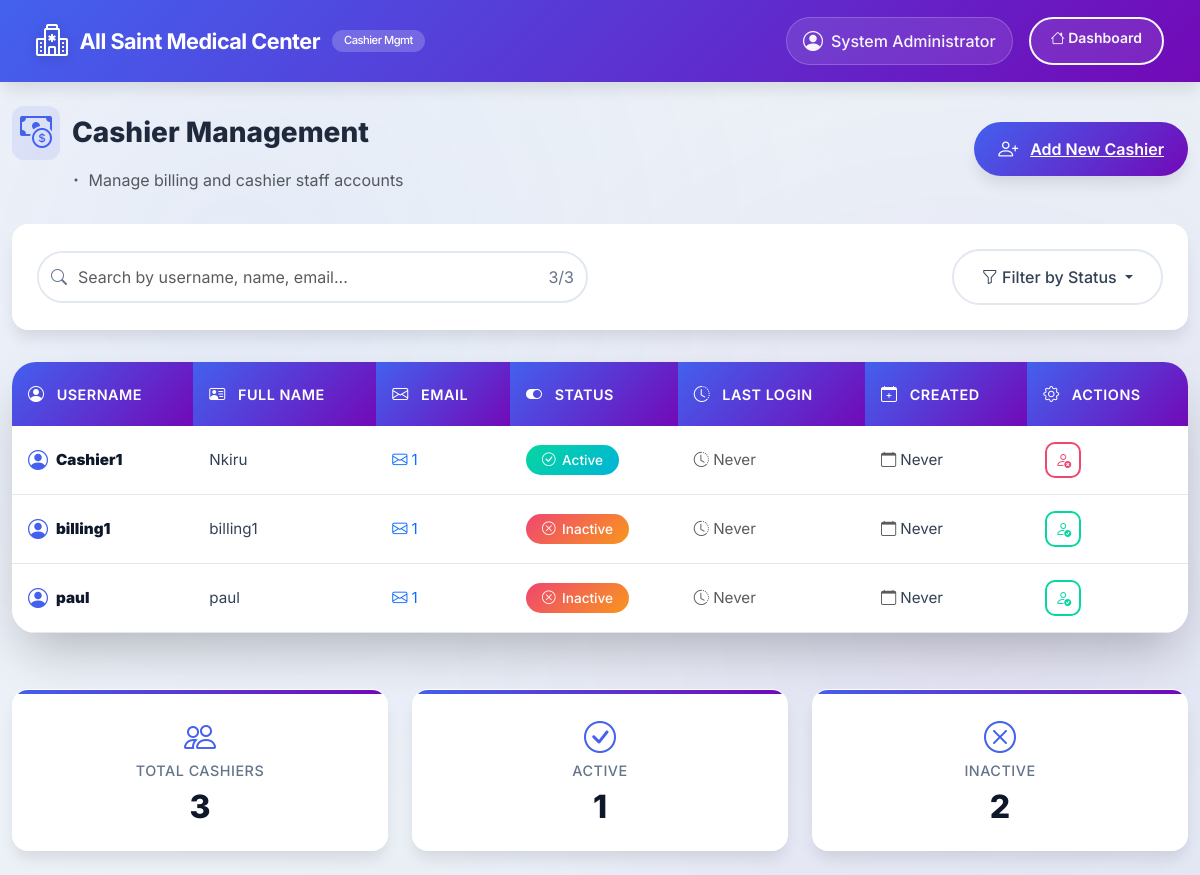
The app's page /admin/users/cashiers (signed in) with its own data.
### tables this page shows
CREATE TABLE cashier_users (
    id          INTEGER PRIMARY KEY AUTOINCREMENT,
    username    TEXT UNIQUE NOT NULL,
    password    TEXT NOT NULL,
    full_name   TEXT,
    email       TEXT,
    is_active   INTEGER DEFAULT 1,
    created_at  TIMESTAMP DEFAULT CURRENT_TIMESTAMP,
    created_by  INTEGER,
    last_login  TIMESTAMP
);

### app.py (the view, shortened to what this page needs)
@app.route('/admin/users/cashiers')
def admin_manage_cashiers():
    if 'admin_id' not in session:
        return redirect(url_for('admin_login'))
    conn = get_db_connection()
    cursor = conn.cursor()
    try:
        cursor.execute("""
            SELECT id, username, full_name, is_active, created_at, last_login
            FROM cashier_users
            ORDER BY created_at DESC
        """)
        cashiers_raw = cursor.fetchall()
        cashiers = []
        for cashier in cashiers_raw:
            cashier_list = list(cashier)
            if cashier_list[4] and isinstance(cashier_list[4], str):
                try:
                    cashier_list[4] = datetime.strptime(cashier_list[4], '%Y-%m-%d %H:%M:%S')
                except ValueError:
                    try:
                        cashier_list[4] = datetime.strptime(cashier_list[4], '%Y-%m-%d')
                    except ValueError:
                        cashier_list[4] = None
            elif cashier_list[4] and isinstance(cashier_list[4], (int, float)):
                cashier_list[4] = datetime.fromtimestamp(cashier_list[4])
            cashiers.append(tuple(cashier_list))
    except Exception as e:
        app.logger.error(f"Error fetching cashiers: {e}")
        cashiers = []
        flash("Error loading cashier users", "danger")
    cursor.close()
    conn.close()
    return render_template(
        "admin_manage_cashiers.html",
        cashiers=cashiers,
        admin_name=session.get('admin_full_name', 'Admin')
    )

### app.py (called while the page is built, shortened)
@app.context_processor
def utility_processor():
    return dict(
        min=min,
        max=max,
        abs=abs,
        round=round,
        len=len,
        int=int,
        float=float,
        str=str,
        date=date,
        datetime=datetime,
        timedelta=timedelta
    )

@app.template_filter('format_date')
def format_date_filter(date_value, format='%Y-%m-%d'):
    if date_value is None:
        return 'Never'

### templates/admin_manage_cashiers.html (shortened to what this page needs)
<!DOCTYPE html>
<html lang="en">
<head>
    <link href="https://cdn.jsdelivr.net/npm/bootstrap@5.3.2/dist/css/bootstrap.min.css" rel="stylesheet">
    <link rel="stylesheet" href="https://cdn.jsdelivr.net/npm/bootstrap-icons@1.11.0/font/bootstrap-icons.css">
    <link href="https://unpkg.com/aos@2.3.1/dist/aos.css" rel="stylesheet">
    <link href="https://cdn.jsdelivr.net/npm/sweetalert2@11/dist/sweetalert2.min.css" rel="stylesheet">
</head>
<body>
    <nav class="navbar navbar-expand-lg navbar-dark nav-gradient">
        <div class="container-fluid">
            <a class="navbar-brand" href="{{ url_for('admin_dashboard') }}">
                <i class="bi bi-hospital"></i>
                <span>All Saint Medical Center</span>
                <span class="badge">Cashier Mgmt</span>
            </a>
            <div class="navbar-nav ms-auto">
                <span class="navbar-text me-3">
                    <i class="bi bi-person-circle"></i>
                    <span>{{ admin_name }}</span>
                </span>
                <a href="{{ url_for('admin_dashboard') }}" class="btn btn-outline-light btn-sm">
                    <i class="bi bi-house"></i> Dashboard
                </a>
            </div>
        </div>
    </nav>
    <div class="container-fluid py-4">
        <div class="page-header d-flex justify-content-between align-items-center">
            <div>
                <h3>
                    <i class="bi bi-cash-coin"></i>
                    Cashier Management
                </h3>
                <p class="text-muted mb-0">
                    <i class="bi bi-dot"></i> Manage billing and cashier staff accounts
                </p>
            </div>
            <div>
                <a href="{{ url_for('admin_create_cashier') }}" class="btn-add">
                    <i class="bi bi-person-plus"></i>
                    <span>Add New Cashier</span>
                </a>
            </div>
        </div>
        <div class="search-filter-card">
            <div class="row align-items-center">
                <div class="col-md-6">
                    <div class="input-group search-box">
                        <span class="input-group-text"><i class="bi bi-search"></i></span>
                        <input type="text" class="form-control" placeholder="Search by username, name, email..." id="searchInput">
                        <span class="input-group-text bg-transparent" id="searchCount">0/0</span>
                    </div>
                </div>
                <div class="col-md-6 text-end">
                    <div class="btn-group filter-dropdown">
                        <button class="btn dropdown-toggle" type="button" data-bs-toggle="dropdown" aria-expanded="false">
                            <i class="bi bi-funnel"></i> Filter by Status
                        </button>
                    </div>
                </div>
            </div>
        </div>
        <div class="table-card">
            <div class="table-responsive">
                <table class="table" id="cashiersTable">
                    <thead>
                        <tr>
                            <th><i class="bi bi-person-circle"></i> Username</th>
                            <th><i class="bi bi-person-vcard"></i> Full Name</th>
                            <th><i class="bi bi-envelope"></i> Email</th>
                            <th><i class="bi bi-toggle-on"></i> Status</th>
                            <th><i class="bi bi-clock-history"></i> Last Login</th>
                            <th><i class="bi bi-calendar-plus"></i> Created</th>
                            <th><i class="bi bi-gear"></i> Actions</th>
                        </tr>
                    </thead>
                    <tbody>
                        {% for cashier in cashiers %}
                        <tr data-status="{{ 'active' if cashier[4] else 'inactive' }}">
                            <td>
                                <div class="d-flex align-items-center gap-2">
                                    <i class="bi bi-person-circle fs-5" style="color: var(--primary);"></i>
                                    <strong>{{ cashier[1] }}</strong>
                                </div>
                            </td>
                            <td>{{ cashier[2] }}</td>
                            <td>
                                {% if cashier[3] %}
                                    <a href="mailto:{{ cashier[3] }}" class="text-decoration-none">
                                        <i class="bi bi-envelope me-1"></i>{{ cashier[3] }}
                                    </a>
                                {% else %}
                                    <span class="text-muted"><i class="bi bi-dash"></i></span>
                                {% endif %}
                            </td>
                            <td>
                                {% if cashier[4] %}
                                    <span class="badge badge-active">
                                        <i class="bi bi-check-circle"></i> Active
                                    </span>
                                {% else %}
                                    <span class="badge badge-inactive">
                                        <i class="bi bi-x-circle"></i> Inactive
                                    </span>
                                {% endif %}
                            </td>
                            <td>
                                {% if cashier[6] %}
                                    <div class="d-flex align-items-center gap-1">
                                        <i class="bi bi-clock text-muted"></i>
                                        {{ cashier[6].strftime('%Y-%m-%d %H:%M') }}
                                    </div>
                                {% else %}
                                    <span class="text-muted">
                                        <i class="bi bi-clock-history"></i> Never
                                    </span>
                                {% endif %}
                            </td>
                            <td>
                                <div class="d-flex align-items-center gap-1">
                                    <i class="bi bi-calendar text-muted"></i>
                                    {{ cashier[5]|format_date('%Y-%m-%d %H:%M') }}
                                </div>
                            </td>
                            <td>
                                <div class="d-flex gap-1">
                                    {% if cashier[4] %}
                                        <button class="btn action-btn btn-outline-danger"
                                                onclick="toggleStatus({{ cashier[0] }}, 'cashier', false)"
                                                title="Deactivate Cashier">
                                            <i class="bi bi-person-x"></i>
                                        </button>
                                    {% else %}
                                        <button class="btn action-btn btn-outline-success"
                                                onclick="toggleStatus({{ cashier[0] }}, 'cashier', true)"
                                                title="Activate Cashier">
                                            <i class="bi bi-person-check"></i>
                                        </button>
                                    {% endif %}
                                </div>
                            </td>
                        </tr>
                        {% endfor %}
                    </tbody>
                </table>
            </div>
        </div>
        <div class="row stats-row g-4">
            <div class="col-md-4">
                <div class="stat-card">
                    <i class="bi bi-people"></i>
                    <h6>Total Cashiers</h6>
                    <h3>{{ cashiers|length }}</h3>
                </div>
            </div>
            <div class="col-md-4">
                <div class="stat-card">
                    <i class="bi bi-check-circle"></i>
                    <h6>Active</h6>
                    <h3>{{ cashiers|selectattr('4')|list|length }}</h3>
                </div>
            </div>
            <div class="col-md-4">
                <div class="stat-card">
                    <i class="bi bi-x-circle"></i>
                    <h6>Inactive</h6>
                    <h3>{{ cashiers|rejectattr('4')|list|length }}</h3>
                </div>
            </div>
        </div>
    </div>
</body>
</html>

### records on screen
cashier_users: username "Cashier1", full_name "Nkiru", is_active "1", shows "Active", cashier "Never"
cashier_users: username "billing1", full_name "billing1", is_active "1", shows "Inactive", cashier "Never"
cashier_users: username "paul", full_name "paul", is_active "1", shows "Inactive", cashier "Never"

### other values on screen
{{ admin_name }} "System Administrator"
{{ cashiers|length }} "3"
{{ cashiers|selectattr('4')|list|length }} "1"
{{ cashiers|rejectattr('4')|list|length }} "2"
